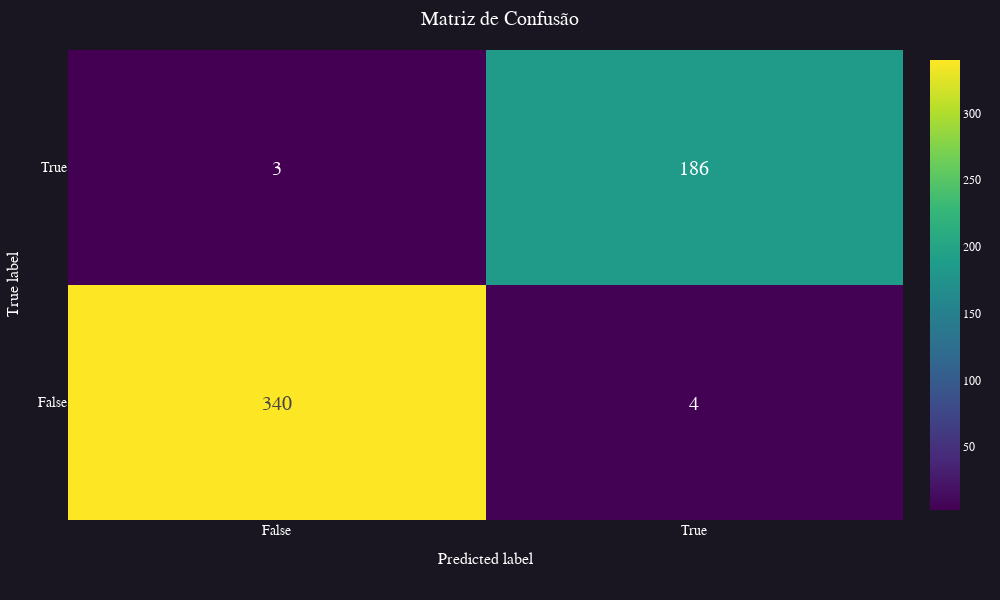

Write notebook code for a chart like this one.
### Code cell
matriz_confusao = confusion_matrix(y_test, y_test_pred)

fig = go.Figure(
    go.Heatmap(
        z=matriz_confusao,
        text=matriz_confusao,
        texttemplate="%{text}",
        textfont={"size":20},
        x=['False', 'True'],
        y=['False', 'True'],
        colorscale='Viridis'
    )
)
fig.update_layout(
    title_text="Matriz de Confusão",
    xaxis_title='Predicted label',
    yaxis_title='True label',
    # Padrao
    **layout_padrao,
)

fig.show()

### Figure 1 — Plotly figure (JSON) as saved in the notebook; plotly's stock layout.template omitted (floating-point values rounded to 4 significant figures)
{"data": [{"colorscale": [[0, "#440154"], [0.1111, "#482878"], [0.2222, "#3e4989"], [0.3333, "#31688e"], [0.4444, "#26828e"], [0.5556, "#1f9e89"], [0.6667, "#35b779"], [0.7778, "#6ece58"], [0.8889, "#b5de2b"], [1, "#fde725"]], "text": [[340, 4], [3, 186]], "textfont": {"size": 20}, "texttemplate": "%{text}", "type": "heatmap", "x": ["False", "True"], "y": ["False", "True"], "z": [[340, 4], [3, 186]]}], "layout": {"font": {"color": "#fff", "family": "Balto"}, "height": 600, "margin": {"b": 80, "l": 60, "r": 30, "t": 50}, "paper_bgcolor": "#191622", "plot_bgcolor": "#191622", "title": {"font": {"size": 20}, "text": "Matriz de Confusão", "x": 0.5, "xanchor": "center"}, "width": 1000, "xaxis": {"gridcolor": "#868686", "gridwidth": 1, "tickfont": {"size": 14}, "title": {"font": {"size": 16}, "text": "Predicted label"}, "zerolinecolor": "#868686", "zerolinewidth": 2}, "yaxis": {"gridcolor": "#868686", "gridwidth": 1, "tickfont": {"size": 14}, "title": {"font": {"size": 16}, "text": "True label"}, "zerolinecolor": "#868686", "zerolinewidth": 2}}}
